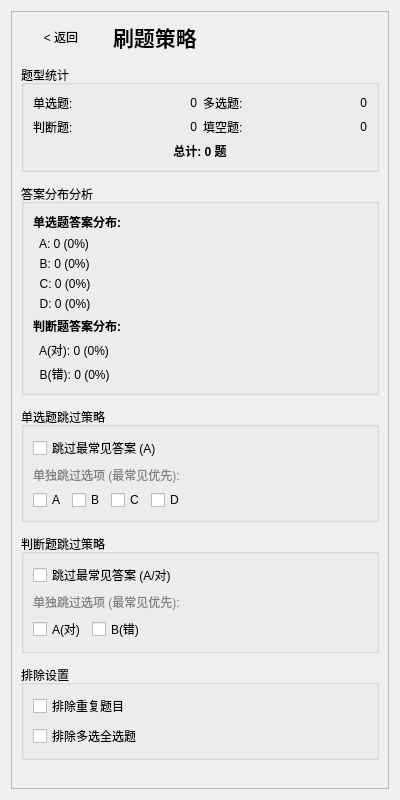
<?xml version="1.0" encoding="UTF-8"?>
<ui version="4.0">
 <class>PracticeStrategyPage</class>
 <widget class="QWidget" name="PracticeStrategyPage">
  <property name="geometry">
   <rect>
    <x>0</x>
    <y>0</y>
    <width>400</width>
    <height>800</height>
   </rect>
  </property>
  <layout class="QVBoxLayout" name="verticalLayout_Main">
   <item>
    <widget class="QScrollArea" name="scrollArea">
     <property name="widgetResizable">
      <bool>true</bool>
     </property>
     <widget class="QWidget" name="scrollContent">
      <layout class="QVBoxLayout" name="verticalLayout_Content">
       <property name="spacing">
        <number>12</number>
       </property>
       <item>
        <layout class="QHBoxLayout" name="horizontalLayout_Header">
         <item>
          <widget class="QPushButton" name="btnBack">
           <property name="text">
            <string>&lt; 返回</string>
           </property>
           <property name="flat">
            <bool>true</bool>
           </property>
          </widget>
         </item>
         <item>
          <widget class="QLabel" name="label_Title">
           <property name="font">
            <font>
             <pointsize>16</pointsize>
             <bold>true</bold>
            </font>
           </property>
           <property name="text">
            <string>刷题策略</string>
           </property>
          </widget>
         </item>
         <item>
          <spacer name="spacer_Header">
           <property name="orientation">
            <enum>Qt::Orientation::Horizontal</enum>
           </property>
           <property name="sizeHint" stdset="0">
            <size>
             <width>0</width>
             <height>0</height>
            </size>
           </property>
          </spacer>
         </item>
        </layout>
       </item>
       <item>
        <widget class="QGroupBox" name="groupBox_Stats">
         <property name="title">
          <string>题型统计</string>
         </property>
         <layout class="QGridLayout" name="gridLayout_Stats">
          <item row="0" column="0">
           <widget class="QLabel" name="label_SingleTitle">
            <property name="text">
             <string>单选题:</string>
            </property>
           </widget>
          </item>
          <item row="0" column="1">
           <widget class="QLabel" name="label_SingleCount">
            <property name="text">
             <string>0</string>
            </property>
            <property name="alignment">
             <set>Qt::AlignmentFlag::AlignRight|Qt::AlignmentFlag::AlignVCenter</set>
            </property>
           </widget>
          </item>
          <item row="0" column="2">
           <widget class="QLabel" name="label_MultiTitle">
            <property name="text">
             <string>多选题:</string>
            </property>
           </widget>
          </item>
          <item row="0" column="3">
           <widget class="QLabel" name="label_MultiCount">
            <property name="text">
             <string>0</string>
            </property>
            <property name="alignment">
             <set>Qt::AlignmentFlag::AlignRight|Qt::AlignmentFlag::AlignVCenter</set>
            </property>
           </widget>
          </item>
          <item row="1" column="0">
           <widget class="QLabel" name="label_JudgeTitle">
            <property name="text">
             <string>判断题:</string>
            </property>
           </widget>
          </item>
          <item row="1" column="1">
           <widget class="QLabel" name="label_JudgeCount">
            <property name="text">
             <string>0</string>
            </property>
            <property name="alignment">
             <set>Qt::AlignmentFlag::AlignRight|Qt::AlignmentFlag::AlignVCenter</set>
            </property>
           </widget>
          </item>
          <item row="1" column="2">
           <widget class="QLabel" name="label_FillTitle">
            <property name="text">
             <string>填空题:</string>
            </property>
           </widget>
          </item>
          <item row="1" column="3">
           <widget class="QLabel" name="label_FillCount">
            <property name="text">
             <string>0</string>
            </property>
            <property name="alignment">
             <set>Qt::AlignmentFlag::AlignRight|Qt::AlignmentFlag::AlignVCenter</set>
            </property>
           </widget>
          </item>
          <item row="2" column="0" colspan="4">
           <widget class="QLabel" name="label_TotalCount">
            <property name="font">
             <font>
              <bold>true</bold>
             </font>
            </property>
            <property name="text">
             <string>总计: 0 题</string>
            </property>
            <property name="alignment">
             <set>Qt::AlignmentFlag::AlignCenter</set>
            </property>
           </widget>
          </item>
         </layout>
        </widget>
       </item>
       <item>
        <widget class="QGroupBox" name="groupBox_Distribution">
         <property name="title">
          <string>答案分布分析</string>
         </property>
         <layout class="QVBoxLayout" name="verticalLayout_Distribution">
          <item>
           <widget class="QLabel" name="label_SingleDistTitle">
            <property name="font">
             <font>
              <bold>true</bold>
             </font>
            </property>
            <property name="text">
             <string>单选题答案分布:</string>
            </property>
           </widget>
          </item>
          <item>
           <widget class="QLabel" name="label_SingleDistA">
            <property name="text">
             <string>  A: 0 (0%)</string>
            </property>
           </widget>
          </item>
          <item>
           <widget class="QLabel" name="label_SingleDistB">
            <property name="text">
             <string>  B: 0 (0%)</string>
            </property>
           </widget>
          </item>
          <item>
           <widget class="QLabel" name="label_SingleDistC">
            <property name="text">
             <string>  C: 0 (0%)</string>
            </property>
           </widget>
          </item>
          <item>
           <widget class="QLabel" name="label_SingleDistD">
            <property name="text">
             <string>  D: 0 (0%)</string>
            </property>
           </widget>
          </item>
          <item>
           <widget class="QLabel" name="label_JudgeDistTitle">
            <property name="font">
             <font>
              <bold>true</bold>
             </font>
            </property>
            <property name="text">
             <string>判断题答案分布:</string>
            </property>
           </widget>
          </item>
          <item>
           <widget class="QLabel" name="label_JudgeDistA">
            <property name="text">
             <string>  A(对): 0 (0%)</string>
            </property>
           </widget>
          </item>
          <item>
           <widget class="QLabel" name="label_JudgeDistB">
            <property name="text">
             <string>  B(错): 0 (0%)</string>
            </property>
           </widget>
          </item>
         </layout>
        </widget>
       </item>
       <item>
        <widget class="QGroupBox" name="groupBox_SingleStrategy">
         <property name="title">
          <string>单选题跳过策略</string>
         </property>
         <layout class="QVBoxLayout" name="verticalLayout_SingleStrategy">
          <item>
           <widget class="QCheckBox" name="chkSkipSingleMostCommon">
            <property name="text">
             <string>跳过最常见答案 (A)</string>
            </property>
           </widget>
          </item>
          <item>
           <widget class="QLabel" name="label_SingleHint">
            <property name="styleSheet">
             <string>color: gray; font-size: 9pt;</string>
            </property>
            <property name="text">
             <string>单独跳过选项 (最常见优先):</string>
            </property>
           </widget>
          </item>
          <item>
           <layout class="QHBoxLayout" name="horizontalLayout_SingleOpts">
            <item>
             <widget class="QCheckBox" name="chkSkipSingleA">
              <property name="text">
               <string>A</string>
              </property>
             </widget>
            </item>
            <item>
             <widget class="QCheckBox" name="chkSkipSingleB">
              <property name="text">
               <string>B</string>
              </property>
             </widget>
            </item>
            <item>
             <widget class="QCheckBox" name="chkSkipSingleC">
              <property name="text">
               <string>C</string>
              </property>
             </widget>
            </item>
            <item>
             <widget class="QCheckBox" name="chkSkipSingleD">
              <property name="text">
               <string>D</string>
              </property>
             </widget>
            </item>
            <item>
             <spacer name="spacer_SingleOpts">
              <property name="orientation">
               <enum>Qt::Orientation::Horizontal</enum>
              </property>
              <property name="sizeHint" stdset="0">
               <size>
                <width>40</width>
                <height>20</height>
               </size>
              </property>
             </spacer>
            </item>
           </layout>
          </item>
         </layout>
        </widget>
       </item>
       <item>
        <widget class="QGroupBox" name="groupBox_JudgeStrategy">
         <property name="title">
          <string>判断题跳过策略</string>
         </property>
         <layout class="QVBoxLayout" name="verticalLayout_JudgeStrategy">
          <item>
           <widget class="QCheckBox" name="chkSkipJudgeMostCommon">
            <property name="text">
             <string>跳过最常见答案 (A/对)</string>
            </property>
           </widget>
          </item>
          <item>
           <widget class="QLabel" name="label_JudgeHint">
            <property name="styleSheet">
             <string>color: gray; font-size: 9pt;</string>
            </property>
            <property name="text">
             <string>单独跳过选项 (最常见优先):</string>
            </property>
           </widget>
          </item>
          <item>
           <layout class="QHBoxLayout" name="horizontalLayout_JudgeOpts">
            <item>
             <widget class="QCheckBox" name="chkSkipJudgeA">
              <property name="text">
               <string>A(对)</string>
              </property>
             </widget>
            </item>
            <item>
             <widget class="QCheckBox" name="chkSkipJudgeB">
              <property name="text">
               <string>B(错)</string>
              </property>
             </widget>
            </item>
            <item>
             <spacer name="spacer_JudgeOpts">
              <property name="orientation">
               <enum>Qt::Orientation::Horizontal</enum>
              </property>
              <property name="sizeHint" stdset="0">
               <size>
                <width>40</width>
                <height>20</height>
               </size>
              </property>
             </spacer>
            </item>
           </layout>
          </item>
         </layout>
        </widget>
       </item>
       <item>
        <widget class="QGroupBox" name="groupBox_Exclusion">
         <property name="title">
          <string>排除设置</string>
         </property>
         <layout class="QVBoxLayout" name="verticalLayout_Exclusion">
          <item>
           <widget class="QCheckBox" name="chkExcludeDuplicates">
            <property name="text">
             <string>排除重复题目</string>
            </property>
           </widget>
          </item>
          <item>
           <widget class="QCheckBox" name="chkExcludeMultiAll">
            <property name="text">
             <string>排除多选全选题</string>
            </property>
           </widget>
          </item>
         </layout>
        </widget>
       </item>
       <item>
        <spacer name="verticalSpacer">
         <property name="orientation">
          <enum>Qt::Orientation::Vertical</enum>
         </property>
         <property name="sizeHint" stdset="0">
          <size>
           <width>20</width>
           <height>40</height>
          </size>
         </property>
        </spacer>
       </item>
      </layout>
     </widget>
    </widget>
   </item>
  </layout>
 </widget>
 <resources/>
 <connections/>
</ui>
